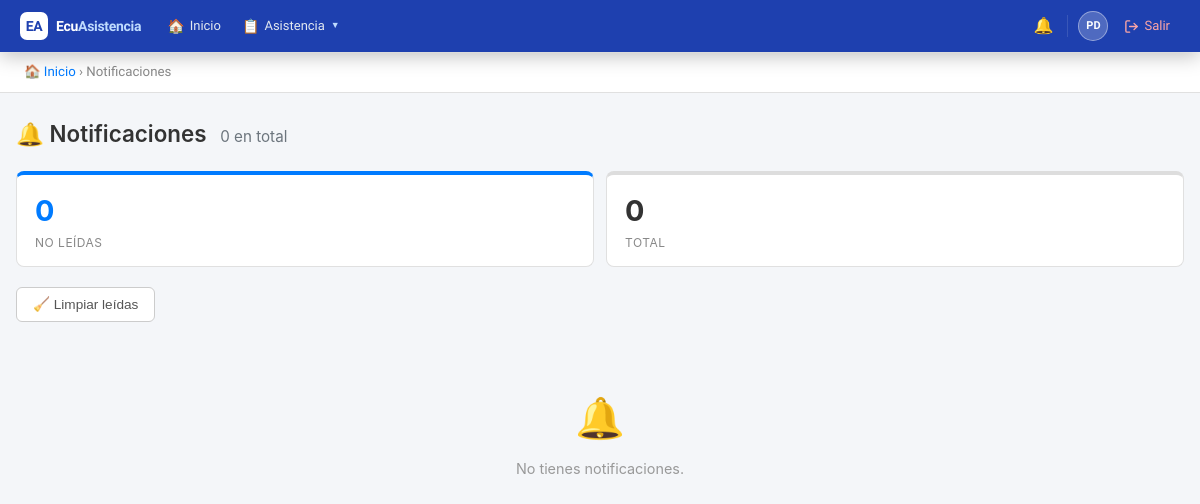
The page /public/?action=notifications (signed in) on the database as committed earlier.
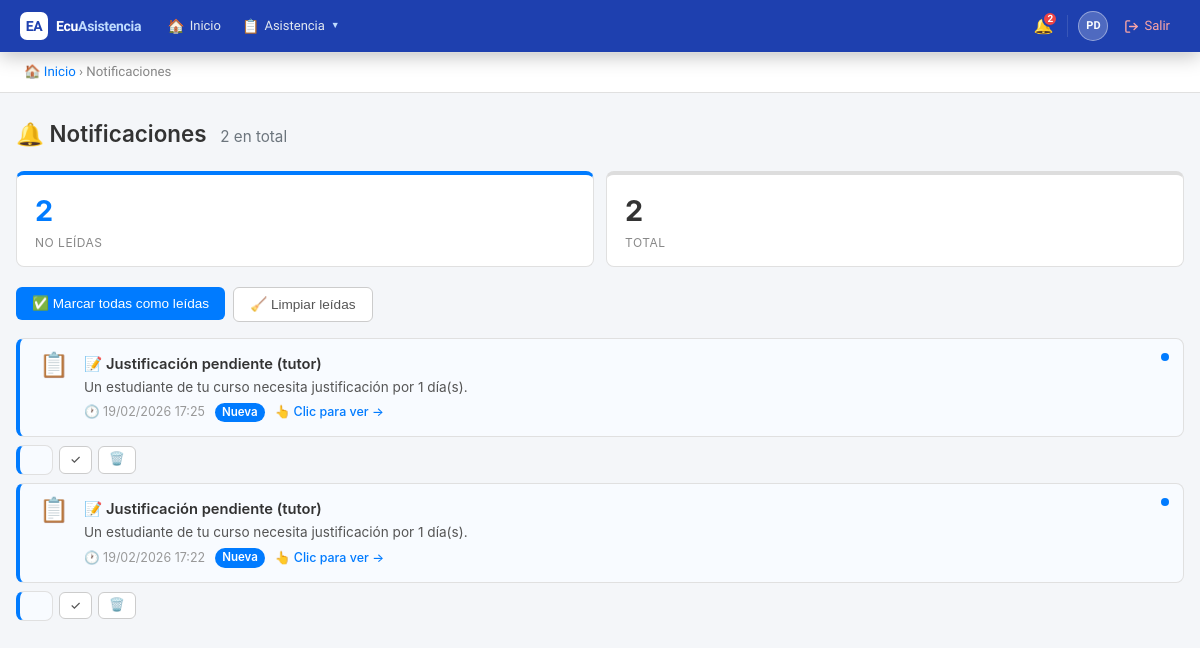
The same page on the database as committed later.
### tables this page shows
CREATE TABLE `notifications` (
  `id` int(11) NOT NULL AUTO_INCREMENT,
  `user_id` int(11) NOT NULL,
  `title` varchar(255) NOT NULL,
  `message` text NOT NULL,
  `type` enum('info','warning','success','danger') DEFAULT 'info',
  `link` varchar(255) DEFAULT NULL,
  `is_read` tinyint(1) DEFAULT 0,
  `created_at` timestamp NOT NULL DEFAULT current_timestamp(),
  PRIMARY KEY (`id`),
  KEY `idx_user_read` (`user_id`,`is_read`),
  CONSTRAINT `notifications_ibfk_1` FOREIGN KEY (`user_id`) REFERENCES `users` (`id`) ON DELETE CASCADE
);

### controllers/NotificationController.php (called while the page is built, shortened)
<?php
require_once BASE_PATH . '/models/Notification.php';
class NotificationController {
    private $notificationModel;
    public function __construct() {
        $db = new Database();
        $this->notificationModel = new Notification($db);
    }
    public function index() {
        $userId  = $_SESSION['user_id'];
        $perPage = 15;
        $page    = max(1, (int)($_GET['page'] ?? 1));
        $offset  = ($page - 1) * $perPage;
        $notifications = $this->notificationModel->getByUser($userId, $perPage, $offset);
        $total         = $this->notificationModel->countByUser($userId);
        $unreadCount   = $this->notificationModel->getUnreadCount($userId);
        include BASE_PATH . '/views/notifications/index.php';
    }
}

### helpers/Security.php (called while the page is built, shortened)
<?php
class Security {
    public static function hasRole($roleNames) {
        $roleNames = (array) $roleNames;
        return count(array_intersect($roleNames, $_SESSION['roles'])) > 0;
    }
}

### config/database.php (called while the page is built)
<?php
class Database {
    private $host = 'localhost';
    private $db = 'ecuasistencia2026_db';
    private $user = 'root';
    private $pass = '';
    private $charset = 'utf8mb4';
    private $pdo;
    public function connect() {
        if ($this->pdo === null) {
            $dsn = "mysql:host={$this->host};dbname={$this->db};charset={$this->charset}";
            $options = [
                PDO::ATTR_ERRMODE => PDO::ERRMODE_EXCEPTION,
                PDO::ATTR_DEFAULT_FETCH_MODE => PDO::FETCH_ASSOC,
                PDO::ATTR_EMULATE_PREPARES => false,
            ];
            try {
                $this->pdo = new PDO($dsn, $this->user, $this->pass, $options);
            } catch (PDOException $e) {
                die('Error de conexión: ' . $e->getMessage());
            }
        }
        return $this->pdo;
    }
}

### models/Notification.php (called while the page is built, shortened)
<?php
class Notification {
    private $db;
    public function __construct($database) {
        $this->db = $database->connect();
    }
    public function getByUser($userId, $limit = 20, $offset = 0) {
        $sql = "SELECT * FROM notifications
                WHERE user_id = :user_id
                ORDER BY created_at DESC
                LIMIT :limit OFFSET :offset";
        $stmt = $this->db->prepare($sql);
        $stmt->bindValue(':user_id', $userId, PDO::PARAM_INT);
        $stmt->bindValue(':limit',   $limit,  PDO::PARAM_INT);
        $stmt->bindValue(':offset',  $offset, PDO::PARAM_INT);
        $stmt->execute();
        return $stmt->fetchAll();
    }
    public function getUnreadCount($userId) {
        $sql = "SELECT COUNT(*) as count FROM notifications
                WHERE user_id = :user_id AND is_read = 0";
        $stmt = $this->db->prepare($sql);
        $stmt->execute([':user_id' => $userId]);
        return (int)$stmt->fetch()['count'];
    }
    public function countByUser($userId) {
        $sql = "SELECT COUNT(*) as count FROM notifications WHERE user_id = :user_id";
        $stmt = $this->db->prepare($sql);
        $stmt->execute([':user_id' => $userId]);
        return (int)$stmt->fetch()['count'];
    }
}

### views/notifications/index.php (the view, shortened to what this page needs)
<?php
$typeIcons = [
    'info'          => '📋',
    'success'       => '✅',
    'warning'       => '⚠️',
    'danger'        => '❌',
    'ausente'       => '📅',
    'justificacion' => '📝',
];
?>
<!DOCTYPE html>
<html lang="es">
<head>
</head>
<body>
<?php include BASE_PATH . '/views/partials/navbar.php'; ?>
<div class="breadcrumb">
    <a href="?action=dashboard">🏠 Inicio</a> &rsaquo; Notificaciones
</div>
<div class="container">
    <div class="page-title">
        🔔 Notificaciones
        <span><?= $total ?> en total</span>
    </div>
    <div class="stats-row">
        <div class="stat-card blue">
            <div class="number"><?= $unreadCount ?></div>
            <div class="label">No leídas</div>
        </div>
        <div class="stat-card">
            <div class="number"><?= $total ?></div>
            <div class="label">Total</div>
        </div>
    </div>
    <div style="display:flex; gap:8px; margin-bottom:16px; flex-wrap:wrap;">
        <?php if ($unreadCount > 0): ?>
        <form method="POST" action="?action=notifications_mark_all" style="margin:0;">
            <button type="submit" class="btn btn-primary">✅ Marcar todas como leídas</button>
        </form>
        <?php endif; ?>
        <form method="POST" action="?action=notifications_delete_read"
              onsubmit="return confirm('¿Eliminar todas las notificaciones leídas?');" style="margin:0;">
            <button type="submit" class="btn btn-outline">🧹 Limpiar leídas</button>
        </form>
    </div>
    <div class="notif-list">
        <?php if (empty($notifications)): ?>
            <div class="empty-state">
                <div class="icon">🔔</div>
                <p>No tienes notificaciones.</p>
            </div>
        <?php else: ?>
            <?php foreach ($notifications as $n): ?>
                <?php
                $icon    = $typeIcons[$n['type']] ?? '📋';
                $isNew   = !(bool)$n['is_read'];
                $hasLink = !empty($n['link']);
                $tag     = $hasLink ? 'a' : 'div';
                $href    = $hasLink ? ' href="' . htmlspecialchars($n['link']) . '"' : '';
                $css     = 'notif-item' . ($isNew ? ' unread' : '') . ($hasLink ? ' has-link' : '');
                $onclick = ($hasLink && $isNew) ? ' onclick="markRead(' . $n['id'] . ', this)"' : '';
                ?>
                <<?= $tag ?><?= $href ?> class="<?= $css ?>"<?= $onclick ?>>
                    <?php if ($isNew): ?><span class="notif-dot"></span><?php endif; ?>
                    <div class="notif-icon"><?= $icon ?></div>
                    <div class="notif-body">
                        <div class="notif-title"><?= htmlspecialchars($n['title']) ?></div>
                        <div class="notif-message"><?= htmlspecialchars($n['message']) ?></div>
                        <div class="notif-meta">
                            <span class="notif-time">🕐 <?= date('d/m/Y H:i', strtotime($n['created_at'])) ?></span>
                            <?php if ($isNew): ?><span class="badge-new">Nueva</span><?php endif; ?>
                            <?php if ($hasLink): ?><span class="notif-link-hint">👆 Clic para ver →</span><?php endif; ?>
                        </div>
                    </div>
                    <div class="notif-actions" onclick="event.stopPropagation();">
                        <?php if ($isNew): ?>
                            <a href="?action=notifications_mark_read&id=<?= $n['id'] ?>"
                               class="btn btn-outline btn-sm" title="Marcar como leída">✓</a>
                        <?php endif; ?>
                        <form method="POST" action="?action=notifications_delete" style="margin:0;"
                              onsubmit="return confirm('¿Eliminar esta notificación?');">
                            <button type="submit" class="btn btn-outline btn-sm" title="Eliminar">🗑️</button>
                        </form>
                    </div>
                </<?= $tag ?>>
            <?php endforeach; ?>
        <?php endif; ?>
    </div>
</div>
</body>
</html>

### public/index.php (shortened to what this page needs)
<?php
$action = $_GET['action'] ?? 'login';
switch ($action) {
    case 'notifications':
        require_once BASE_PATH . '/controllers/NotificationController.php';
        (new NotificationController())->index();
        break;
}

### views/partials/navbar.php (shortened to what this page needs)
<?php
$current_page = $_GET['action'] ?? 'dashboard';
$_notifCount = 0;
if (isset($_SESSION['user_id'])) {
    require_once BASE_PATH . '/models/Notification.php';
    $_notifDb    = new Database();
    $_notifModel = new Notification($_notifDb);
    $_notifCount = $_notifModel->getUnreadCount($_SESSION['user_id']);
}
?>
<link rel="stylesheet" href="<?= BASE_URL ?>/css/global.css">
<nav class="ec-nav">
    <div class="ec-nav__inner">
        <a href="?action=dashboard" class="ec-brand">
            <div class="ec-brand__logo">EA</div>
            <span class="ec-brand__name">Ecu<span>Asistencia</span></span>
        </a>
        <div class="ec-menu">
            <div class="ec-item">
                <a href="?action=dashboard" class="ec-item__btn <?= $current_page==='dashboard'?'active':'' ?>">
                    <span class="ec-item__icon">🏠</span> Inicio
                </a>
            </div>
            <?php if(Security::hasRole(['docente','autoridad','inspector','estudiante'])): ?>
            <div class="ec-item">
                <span class="ec-item__btn <?= in_array($current_page,['attendance_register','attendance_view','attendance_calendar','my_attendance','tutor_course_attendance'])?'active':'' ?>">
                    <span class="ec-item__icon">📋</span> Asistencia <span class="ec-item__caret">▼</span>
                </span>
            </div>
            <?php endif; ?>
        </div>
        <div class="ec-right">
            <a href="?action=notifications" class="ec-icon-btn" title="Notificaciones">
                🔔
                <?php if ($_notifCount > 0): ?>
                    <span class="ec-notif-badge" id="notif-badge"><?= $_notifCount > 99 ? '99+' : $_notifCount ?></span>
                <?php else: ?>
                    <span class="ec-notif-badge" id="notif-badge" style="display:none;">0</span>
                <?php endif; ?>
            </a>
            <div class="ec-user-wrap">
                <a href="?action=profile" class="ec-user-btn">
                    <div class="ec-user-avatar">
                        <?= strtoupper(substr($_SESSION['first_name'] ?? 'U', 0, 1) . substr($_SESSION['last_name'] ?? '', 0, 1)) ?>
                    </div>
                </a>
            </div>
            <a href="?action=logout" class="ec-logout-btn">
                <svg width="15" height="15" viewBox="0 0 24 24" fill="none" stroke="currentColor" stroke-width="2.2" stroke-linecap="round" stroke-linejoin="round"><path d="M9 21H5a2 2 0 0 1-2-2V5a2 2 0 0 1 2-2h4"/><polyline points="16 17 21 12 16 7"/><line x1="21" y1="12" x2="9" y2="12"/></svg>
                <span>Salir</span>
            </a>
        </div>
    </div>
</nav>

### public/css/global.css (style rules this page uses)
* { box-sizing: border-box; margin: 0; padding: 0; }
body { font-family: -apple-system, BlinkMacSystemFont, 'Segoe UI', Roboto, sans-serif; background: #f4f6f9; color: #333; font-size: 14px; line-height: 1.5; }
.breadcrumb { padding: 10px 24px; background: #fff; border-bottom: 1px solid #e0e0e0; font-size: 0.83rem; color: #888; }
.breadcrumb a { color: #007bff; text-decoration: none; }
.container { max-width: 1200px; margin: 24px auto; padding: 0 16px; }
.stats-row { display: flex; gap: 12px; margin-bottom: 20px; flex-wrap: wrap; }
.stat-card { background: #fff; border: 1px solid #e0e0e0; border-radius: 8px; padding: 14px 18px; flex: 1; min-width: 120px; border-top: 4px solid #ddd; }
.stat-card .number { font-size: 1.8rem; font-weight: 700; }
.stat-card .label { font-size: 0.75rem; color: #888; margin-top: 2px; text-transform: uppercase; letter-spacing: 0.5px; }
.stat-card.blue { border-top-color: #007bff; }
.stat-card.blue .number { color: #007bff; }
.btn { padding: 7px 16px; border-radius: 6px; border: none; cursor: pointer; font-size: 0.85rem; font-weight: 500; text-decoration: none; display: inline-flex; align-items: center; gap: 5px; transition: opacity 0.15s, transform 0.1s; line-height: 1.4; }
.btn-primary { background: #007bff; color: #fff; }
.btn-outline { background: #fff; color: #555; border: 1px solid #ccc; }
.btn-sm { padding: 4px 10px; font-size: 0.78rem; }
.empty-state { text-align: center; padding: 50px 20px; color: #999; }
.empty-state .icon { font-size: 2.5rem; margin-bottom: 10px; }
.empty-state p { font-size: 0.9rem; }

### views/notifications/index.php (style rules this page uses)
* { box-sizing: border-box; margin: 0; padding: 0; }
body { font-family: -apple-system, BlinkMacSystemFont, 'Segoe UI', sans-serif; background: #f4f6f9; color: #333; }
.breadcrumb { padding: 10px 24px; background: #fff; border-bottom: 1px solid #e0e0e0; font-size: 0.83rem; color: #888; }
.breadcrumb a { color: #007bff; text-decoration: none; }
.container { max-width: 760px; margin: 28px auto; padding: 0 16px; }
.page-title { font-size: 1.4rem; font-weight: 600; margin-bottom: 20px; }
.page-title span { color: #6c757d; font-size: 0.95rem; font-weight: 400; margin-left: 8px; }
.btn { padding: 7px 14px; border-radius: 6px; border: none; cursor: pointer; font-size: 0.85rem; font-weight: 500; text-decoration: none; display: inline-flex; align-items: center; gap: 5px; transition: opacity 0.15s; }
.btn-primary { background: #007bff; color: #fff; }
.btn-outline { background: #fff; color: #555; border: 1px solid #ccc; }
.btn-sm { padding: 4px 10px; font-size: 0.78rem; }
.stats-row { display: flex; gap: 12px; margin-bottom: 16px; flex-wrap: wrap; }
.stat-card { background: #fff; border: 1px solid #e0e0e0; border-radius: 8px; padding: 12px 18px; flex: 1; min-width: 100px; }
.stat-card .number { font-size: 1.6rem; font-weight: 700; }
.stat-card .label { font-size: 0.78rem; color: #888; margin-top: 2px; }
.stat-card.blue .number { color: #007bff; }
.notif-list { display: flex; flex-direction: column; gap: 8px; }
.notif-item { background: #fff; border: 1px solid #e0e0e0; border-radius: 8px; padding: 14px 16px; display: flex; gap: 12px; align-items: flex-start; position: relative; text-decoration: none; color: inherit; transition: box-shadow 0.15s, border-color 0.15s; }
.notif-item.has-link { cursor: pointer; }
.notif-item.unread { border-left: 4px solid #007bff; background: #f8fbff; }
.notif-dot { width: 8px; height: 8px; border-radius: 50%; background: #007bff; position: absolute; top: 14px; right: 14px; }
.notif-icon { font-size: 1.5rem; min-width: 36px; text-align: center; line-height: 1; }
.notif-body { flex: 1; min-width: 0; }
.notif-title { font-weight: 600; font-size: 0.92rem; margin-bottom: 3px; }
.notif-message { font-size: 0.85rem; color: #555; line-height: 1.4; }
.notif-meta { display: flex; align-items: center; gap: 10px; margin-top: 6px; flex-wrap: wrap; }
.notif-time { font-size: 0.78rem; color: #999; }
.notif-link-hint { font-size: 0.78rem; color: #007bff; font-weight: 500; }
.badge-new { font-size: 0.72rem; background: #007bff; color: #fff; padding: 1px 7px; border-radius: 10px; font-weight: 600; }
.notif-actions { display: flex; gap: 6px; align-items: center; flex-shrink: 0; }
.empty-state { text-align: center; padding: 60px 20px; color: #999; }
.empty-state .icon { font-size: 3rem; margin-bottom: 12px; }

Rows that differ between the two databases and show on the page:
added notifications: is_read 0 (drawn), type "📋", title "📝 Justificación pendiente (tutor)", message "Un estudiante de tu curso necesita justificación por 1 día(s).", created_at "19/02/2026 17:25", shows "👆 Clic para ver →"
added notifications: is_read 0 (drawn), type "📋", title "📝 Justificación pendiente (tutor)", message "Un estudiante de tu curso necesita justificación por 1 día(s).", created_at "19/02/2026 17:22", shows "👆 Clic para ver →"
Other text that changed with them:
$_notifCount: (not shown) → "2"
$total: "0" → "2"
$unreadCount: "0" → "2"
text no longer shown: "🔔 No tienes notificaciones."
text now shown: "✅ Marcar todas como leídas"
